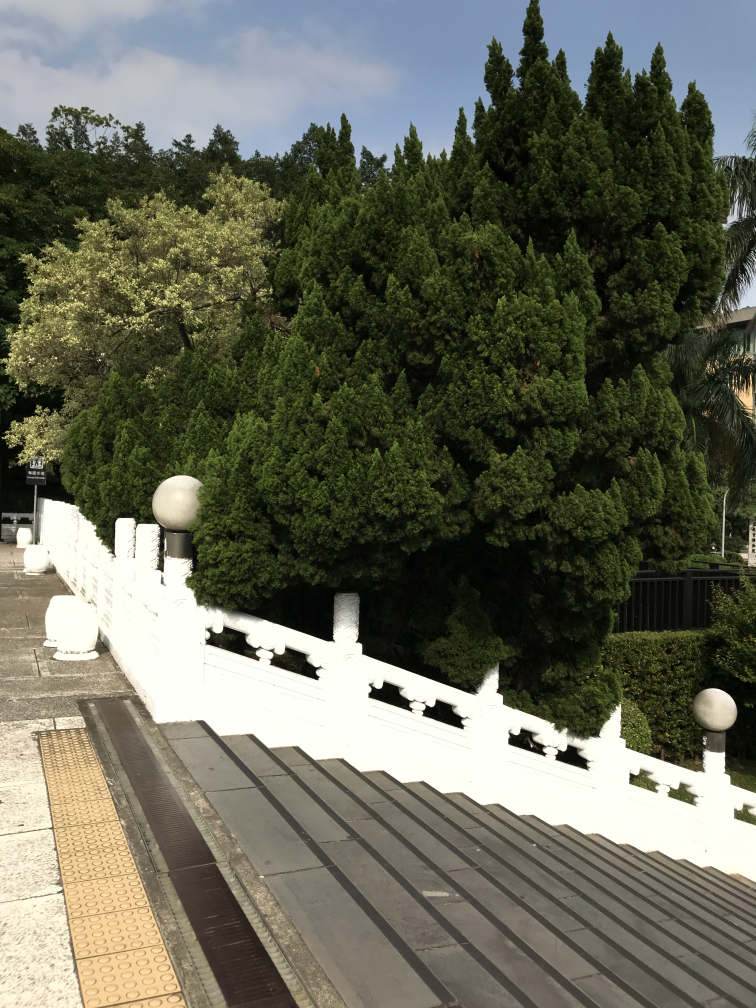
#> input picture HW2/data/NPM/IMG_1575.JPG, 3024 x 4032 px (shown at 1/4 size); its folder holds only this picture in this run
$ python -i feature.py   (imports and definitions only)
#> lines starting #> are read from the running program, lines starting #| are printed output that depends on the picture
#> further down, picture is the input picture: shape (4032, 3024, 3); mean B, G, R 88.4, 103.6, 102.3
import numpy as np
import cv2
from scipy.ndimage import maximum_filter
from utils import *
from images import *


def compute_gradient(image):
    grayImg = cv2.cvtColor(image, cv2.COLOR_BGR2GRAY) # gray image
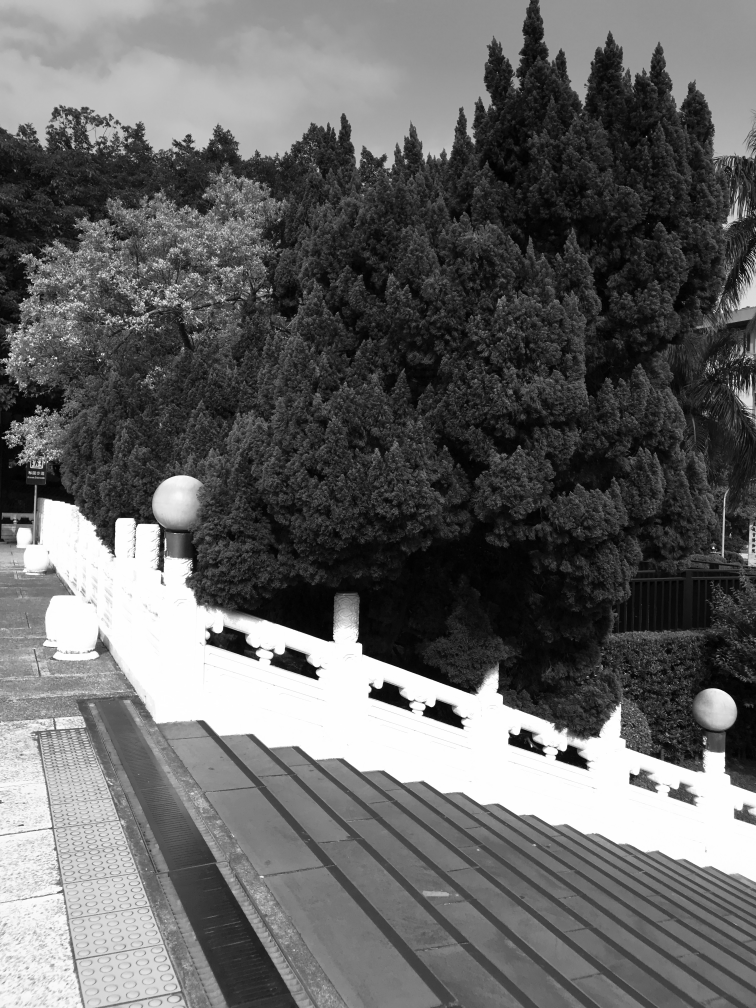
#> grayImg: shape (4032, 3024) (shown at 1/4 size); min 0, max 255, mean 101.4
    I = cv2.GaussianBlur(grayImg, (5,5), 0)
    Iy, Ix = np.gradient(I)
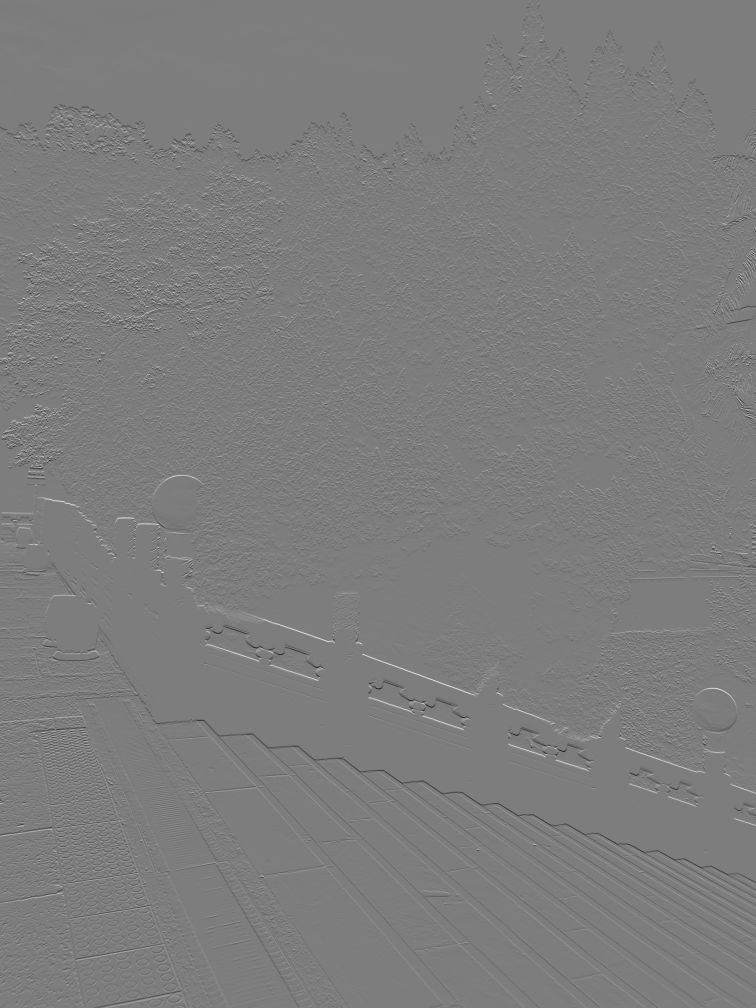
#> Iy: shape (4032, 3024) float64 (shown at 1/4 size); min -72.5, max 75, mean 0; drawn with min black and max white
    return Ix, Iy


def harris_detector(image, k=0.04, thresRatio=0.01):
    # Compute x and y derivatives of image
    Ix, Iy = compute_gradient(image)

    # Compute products of derivatives at every pixel
    Ix2 = Ix*Ix
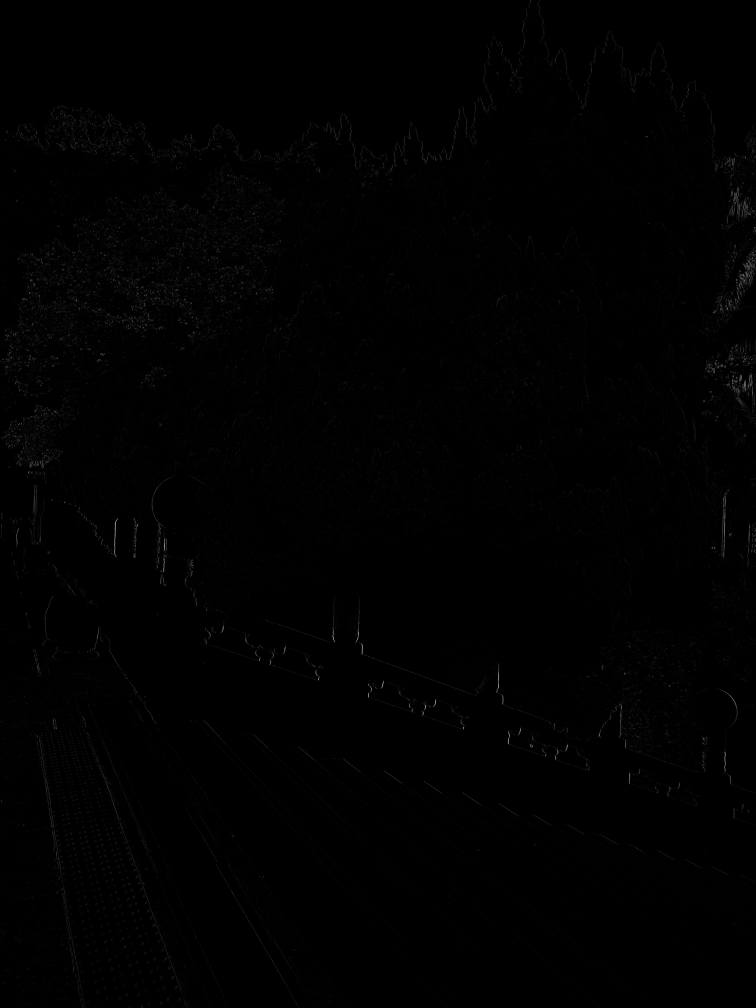
#> Ix2: shape (4032, 3024) float64 (shown at 1/4 size); min 0, max 5329, mean 25; drawn with min black and max white
    Iy2 = Iy*Iy
    Ixy = Ix*Iy

    # Compute the sums of the products of derivatives at each pixel
    Sx2 = cv2.GaussianBlur(Ix2, (5,5), 0)
    Sy2 = cv2.GaussianBlur(Iy2, (5,5), 0)
    Sxy = cv2.GaussianBlur(Ixy, (5,5), 0)

    # Compute the response of the detector at each pixel
    """  M = [Sx2 Sxy]
             [Sxy Sy2]  """
    detM = Sx2*Sy2 - Sxy*Sxy
    traceM = Sx2 + Sy2
    R = detM - k*(traceM**2)

    # Threshold on value of R and local maximum
    threshold = thresRatio*np.max(R)
#> threshold = 13098.3
    R[R<threshold] = 0
    localMaxR = maximum_filter(R, size=3, mode='constant')
    R[R<localMaxR] = 0
    # show_heatimage(R)
    point = np.where(R>0)
#> point = 12558 positions, rows 6 to 3992, columns 2 to 3023
    point = np.array(point).T  # (2, n) => (n, 2)
#> point = 12558 pairs, first value 6 to 3992, second value 2 to 3023
    # point[:,[0, 1]] = point[:,[1, 0]]  # (y, x) => (x, y)
    return point


# [43 lines left out: functions orientation_histogram, keypoint_descriptor, not called in this run]

>>> import cv2
>>> picture = cv2.imread('data/NPM/IMG_1575.JPG')
>>> result = harris_detector(picture)
#> result has the same summary as point in harris_detector

$ run again, on HW2/data/NPM/IMG_1576.JPG
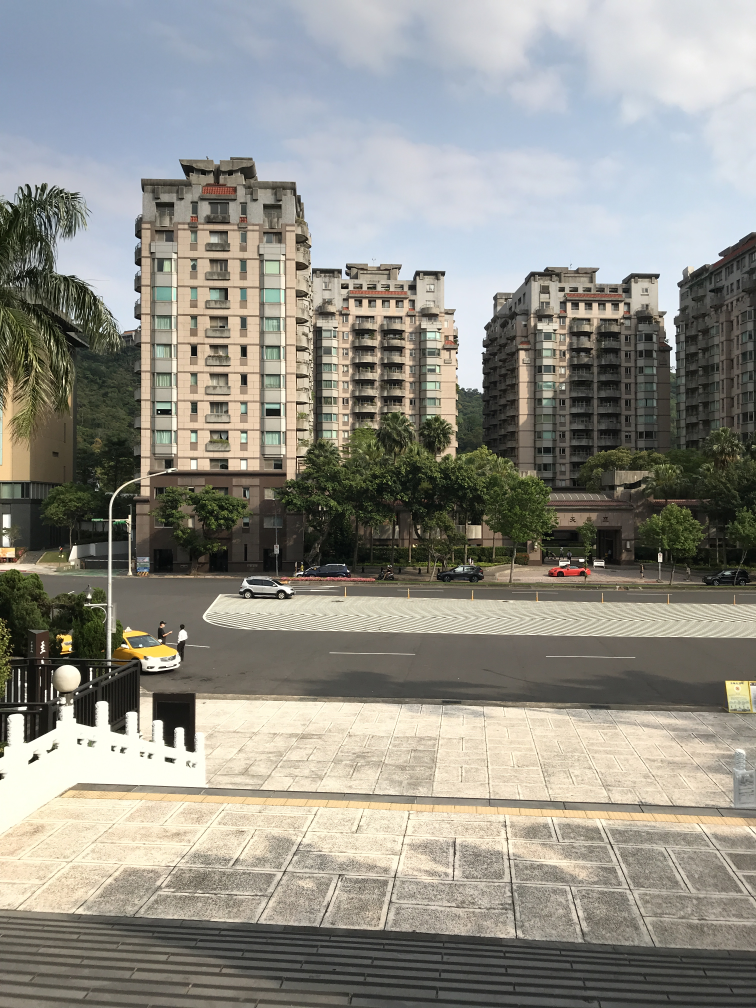
#> input picture HW2/data/NPM/IMG_1576.JPG, 3024 x 4032 px (shown at 1/4 size)
#> picture is the input picture: shape (4032, 3024, 3); mean B, G, R 135.7, 143.7, 145.2
#> in compute_gradient, `grayImg = cv2.cvtColor(image, cv2.COLOR_BGR2GRAY)`:
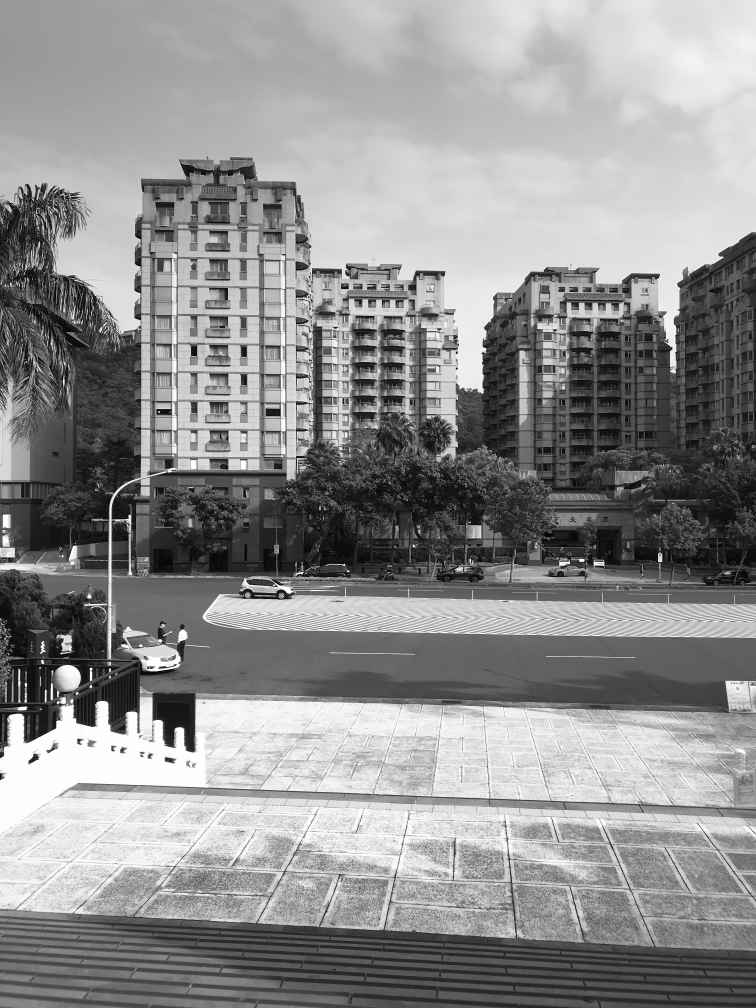
#> grayImg: shape (4032, 3024) (shown at 1/4 size); min 0, max 255, mean 143.2
#> in harris_detector, `traceM = Sx2 + Sy2`:
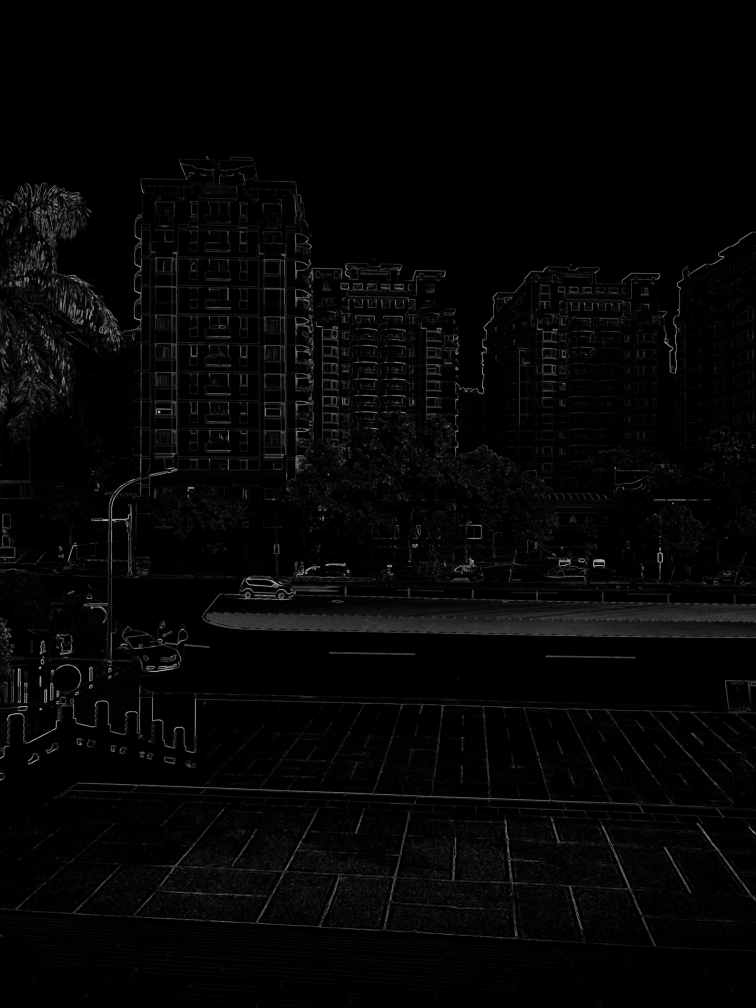
#> traceM: shape (4032, 3024) float64 (shown at 1/4 size); min 0, max 4384.5, mean 97.1; drawn with min black and max white
#> threshold = 23985.8
#> in harris_detector, `point = np.where(R>0)`: point = 10601 positions, rows 626 to 3785, columns 0 to 3023
#> in harris_detector, `point = np.array(point).T`: point = 10601 pairs, first value 626 to 3785, second value 0 to 3023
#> result has the same summary as point in harris_detector

$ run again, on HW2/data/NPM/IMG_1577.JPG
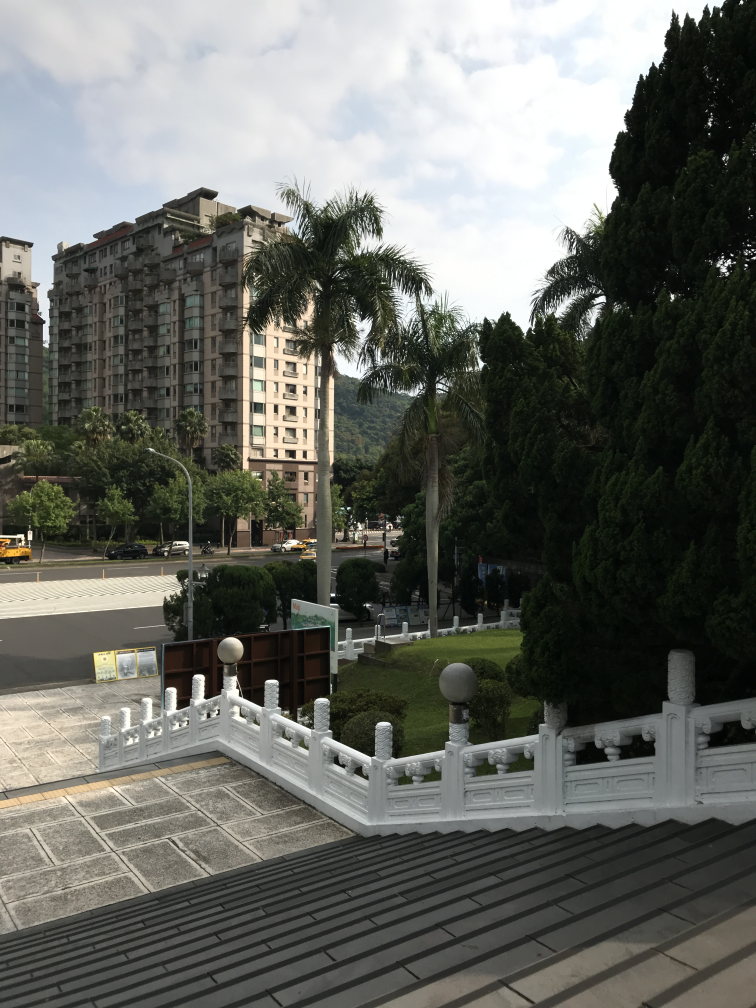
#> input picture HW2/data/NPM/IMG_1577.JPG, 3024 x 4032 px (shown at 1/4 size)
#> picture is the input picture: shape (4032, 3024, 3); mean B, G, R 98, 103.7, 102
#> in compute_gradient, `grayImg = cv2.cvtColor(image, cv2.COLOR_BGR2GRAY)`:
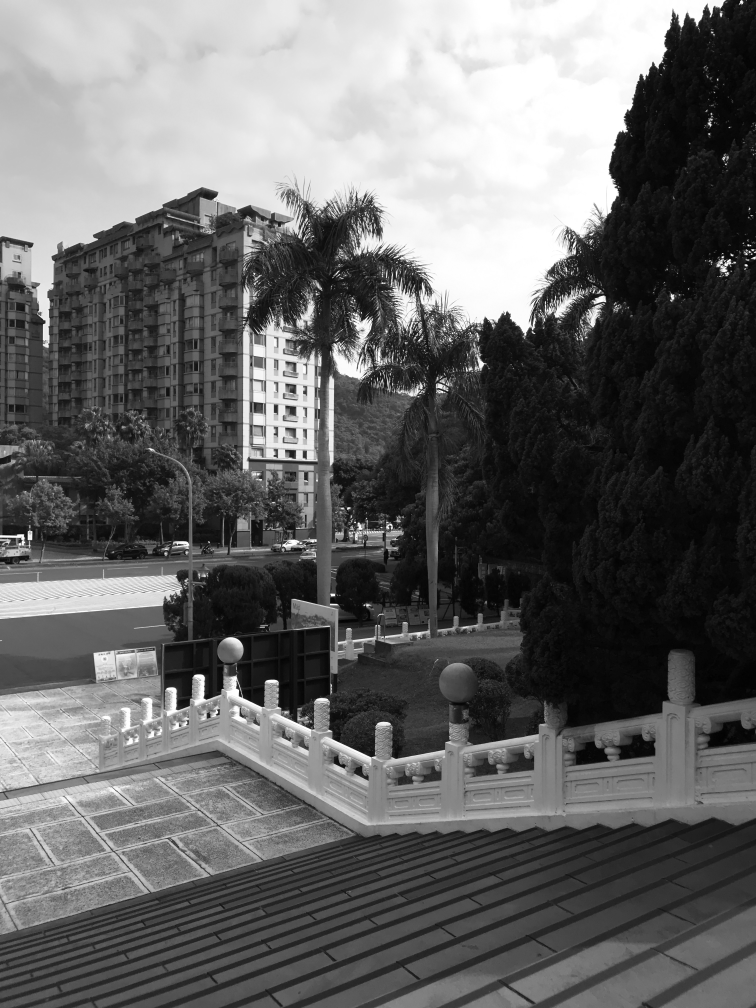
#> grayImg: shape (4032, 3024) (shown at 1/4 size); min 0, max 255, mean 102.5
#> in harris_detector, `Ix2 = Ix*Ix`:
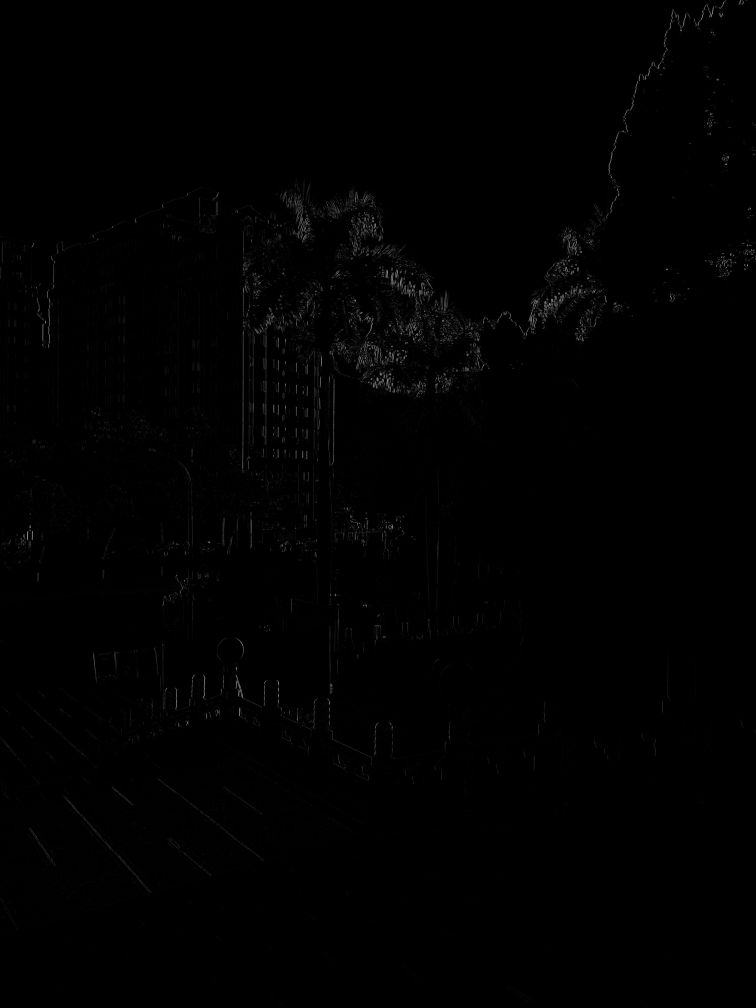
#> Ix2: shape (4032, 3024) float64 (shown at 1/4 size); min 0, max 4970.2, mean 24; drawn with min black and max white
#> threshold = 18617.1
#> in harris_detector, `point = np.where(R>0)`: point = 8376 positions, rows 1 to 3570, columns 1 to 3023
#> in harris_detector, `point = np.array(point).T`: point = 8376 pairs, first value 1 to 3570, second value 1 to 3023
#> result has the same summary as point in harris_detector
